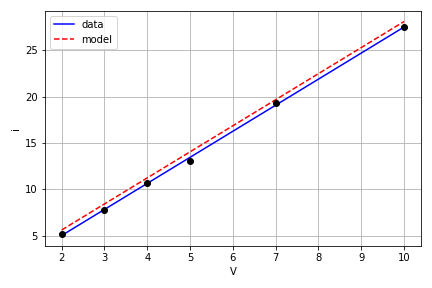

Reproduce this figure in Python.
#!/usr/bin/env python3
# -*- coding: utf-8 -*-
"""
Created on Fri Oct 15 18:09:14 2021

@author: tylerklimas
[14.27.py]
[Tyler Klimas]
[11-13-21]

Using Egr93's "Lab 9 common code"

I understand and have adhered to all the tenets of the Duke Community Standard 
in creating this code.
Signed: [TK206]
"""
import numpy as np
import matplotlib.pyplot as plt

v = np.array([2, 3, 4, 5, 7, 10])
i = np.array([5.2, 7.8, 10.7, 13, 19.3, 27.5])

xv = np.reshape(v, (-1,1))
iy = np.reshape(i, (-1, 1))
p = np.block([xv**1, xv**0])
q = np.block([xv**1])
gen_fit = np.linalg.lstsq(p, iy, rcond=None)[0]

gen_fit2 = np.linalg.lstsq(q, iy, rcond=None)[0]



graph = plt.figure(num=1, clear=True)
p1 = graph.add_subplot(1,1,1)
graph.set_size_inches(6,4,forward=True)
vmod=np.linspace(v.min(), v.max(), 100)


line = np.polyval(np.polyfit(v, i, 1), vmod)
p1.plot(vmod, line, 'b')



def zfun(xe, coefs):
    return coefs[0]*xe**1

def xfun(xe, coefs):
    return coefs[0]*xe**1 + coefs[1]*xe**0


line1 = zfun(vmod, gen_fit)
p1.plot(vmod, line1, 'r--')
p1.set(xlabel='V',
       ylabel='i')
plt.legend(labels=['data', 'model', 'zero intercept model'], loc='best')
p1.grid(True)
p1.plot(v, i, 'ko')

def calc_stats(y, yhat, to_print=1):
    # Calculate statistics
     st = np.sum((y - np.mean(y)) ** 2)
     sr = np.sum((y - yhat) ** 2)
     r2 = (st - sr) / st
     if to_print:
         print("st: {:.3e}\nsr: {:.3e}\nr2: {:.3e}".format(st, sr, r2))
     return st, sr, r2
 
yhat = xfun(v, gen_fit)
a = calc_stats(i, yhat)


yhat2 = zfun(v, gen_fit2)

b = calc_stats(i, yhat2)

graph.tight_layout()
graph.savefig('14.27.png')







